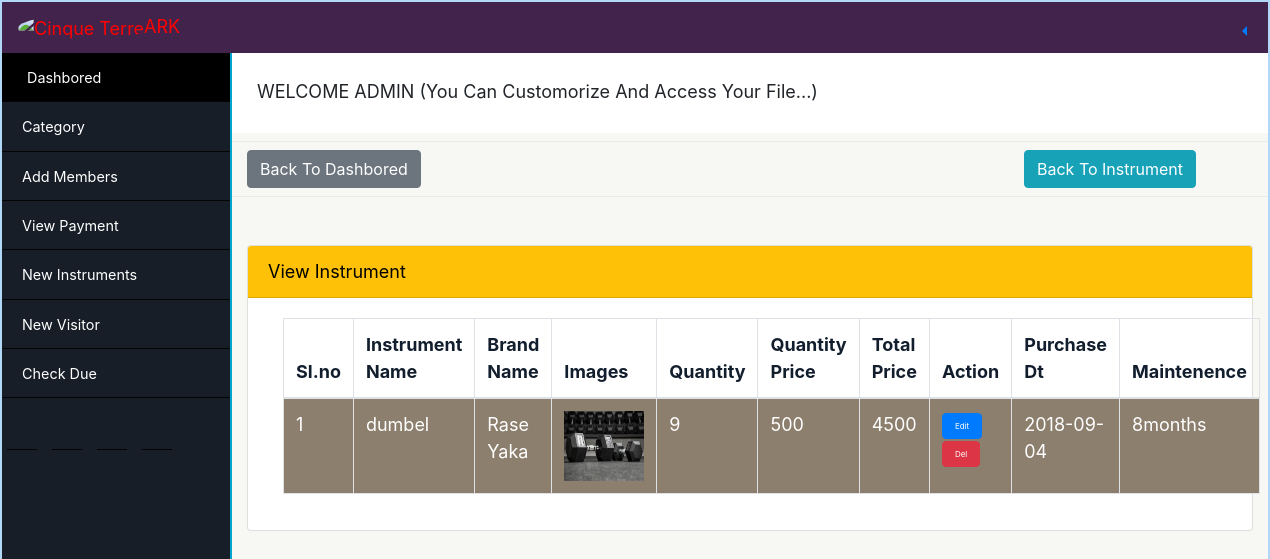
The app's page /view_instrument.php (signed in) with its own data.
### tables this page shows
CREATE TABLE `instruments` (
  `ins_id` int(5) NOT NULL,
  `ins_name` varchar(20) NOT NULL,
  `brand_name` varchar(20) NOT NULL,
  `total_quantity` int(5) NOT NULL,
  `p_quantity` int(5) NOT NULL,
  `purchasedt` varchar(20) NOT NULL,
  `m_period` varchar(20) NOT NULL,
  `images` varchar(255) NOT NULL
);

### view_instrument.php (the view, shortened to what this page needs)
<?php
 require_once('header.php');
 require_once('actionpages/db/db.php');
 ?>
  <div class="content">
    <div id="jum">
 <p> WELCOME ADMIN  (You Can Customorize And Access Your File...)</p>
</div>
 <div class="dropdown-divider"></div>
 <div class="row">
                <div class="col-md-3 col-sm-6 col-xs-6">
    <a href="index.php" class="btn btn-secondary btn-md">Back To Dashbored</a>
  </div>
  <div class="col-md-3 offset-md-6 " >
  <a href="new_instruments.php" class="btn btn-info btn-md">Back To Instrument</a>
</div></div>
          <div class="dropdown-divider"></div>
<div class="row">
  <div class="col-md-12 "style="margin-top: 40px ;">
    <div id="accordion">
    <div class="card">
    <div class="card-header bg-warning">
      <a class="collapsed card-link" data-toggle="collapse" href="#collapseTwo">
        View Instrument<a href="#"><i class="ion-aperture icon i9 ml-2"></i>
      </a>
    </div>
    <div id="collapseTwo" class="collapse show" data-parent="#accordion">
      <div class="card-body">
        <div class="col-md-12 ">
    <table id="example" class="table table-striped table-bordered " style="width:100%">
        <thead>
            <tr style="color:#121e2d">
              <th>Sl.no</th>
                <th>Instrument Name</th>
                <th>Brand Name</th>
                <th>Images</th>
                <th>Quantity</th>
                <th>Quantity Price</th>
                <th>Total Price</th>
                  <th>Action</th>
                 <th>Purchase Dt</th>
                  <th>Maintenence</th>
            </tr>
        </thead>
        <tbody>
           <?php
          $sl = 0;
                    $data = $conn->query("SELECT * FROM  instruments ");
                    while ($value = $data->fetch(PDO:: FETCH_OBJ)) {
                    $sl++;
                      ?>
         <tr style="background-color: #8c7f6e;color: white;">
                <td><?= $sl; ?></td>
                <td><?= $value->ins_name; ?></td>
                <td><?= $value->brand_name; ?></td>
                <td><img src="actionpages/upload/<?= $value->images; ?>" height="70"width="80"/></td>
                <td><?= $value->total_quantity; ?></td>
                <td><?= $value->p_quantity; ?></td>
                <td><?= $res=($value->total_quantity * $value->p_quantity);  ?></td>
        <td style="color:#42f4d4;cursor:pointer;"><a href="new_instruments.php?edit=<?= $value->ins_id; ?><?= urlencode('/ ( ) $ ='); ?>"
        class="btn btn-primary bg-sm"style="font-size: 8px">Edit</a>
               <a href="actionpages/action_instruments.php?del=<?= $value->ins_id; ?>&submit=delete"
         onClick="return confirm('Are You Sure want to Delete??')" class="btn btn-danger bg-sm"style="font-size: 8px">Del</a></td>
          <td><?= $value->purchasedt; ?></td>
            <td><?= $value->m_period; ?></td>
                  <?php }?>
            </tr>
        </tbody>
    </table>
</div>
      </div>
    </div>
  </div>
</div>
</div>
</div>
</div>
</body>
</html>

### css/stylemain.css (style rules this page uses)
* { margin:0px; padding:0px; box-sizing:border-box; }
body { border:2px solid #b2d8f7; }
.content { width:auto; height: 800px; background-color:#f7f7f4; }
#jum { width: auto; margin-left: 230px; padding: 25px; height: 10%; font-weight: 400; background-color:white; }
.card-header a { color: black; }

### records on screen
instruments: ins_name "dumbel", brand_name "Rase Yaka", images (picture), total_quantity "9", p_quantity "500", $res=($value->total_quantity * $value->p_quantity) "4500", purchasedt "2018-09-04", m_period "8months"
